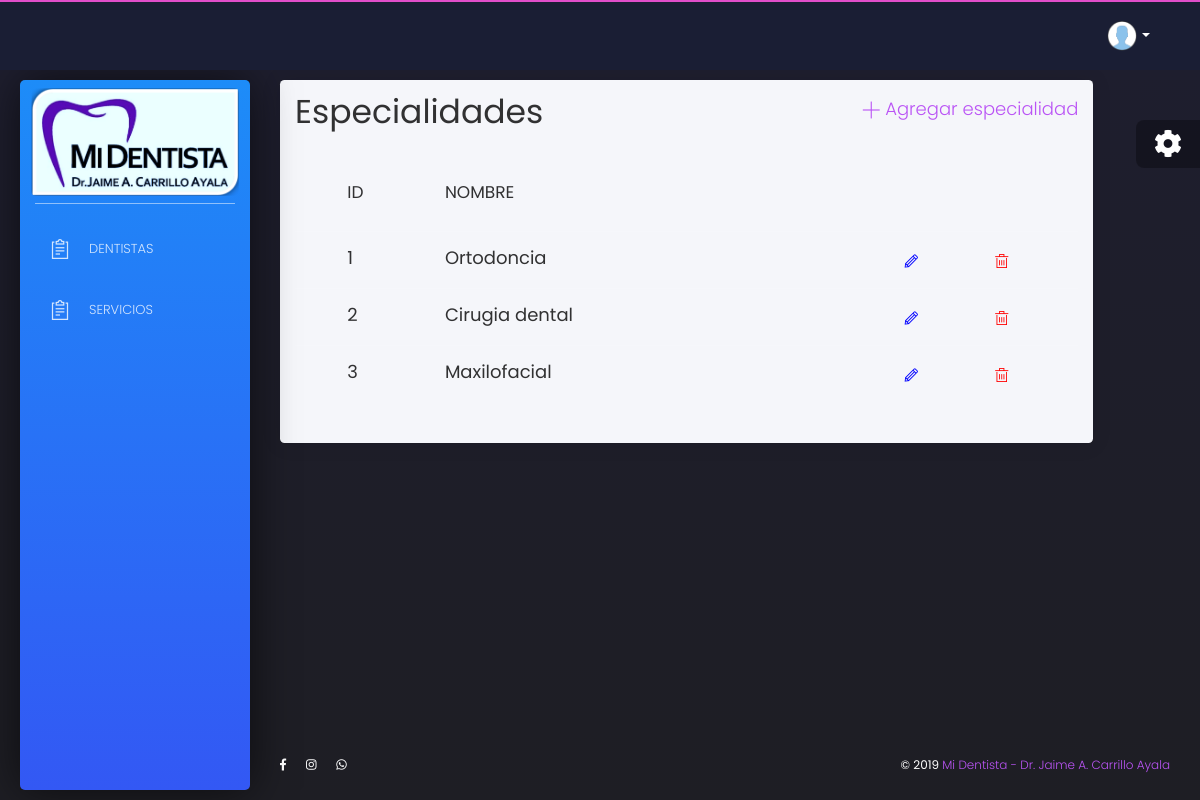
The app's page /core/especialidad with its own data.
### core/models.py (models this page shows)
class Especialidad(models.Model):
    id = models.AutoField(primary_key=True)
    nombre = models.CharField(max_length=64)

### core/views.py (the view)
# urls.py: path('especialidad', EspecialidadList.as_view(), name = 'especialidades'),
class EspecialidadList(LoginRequiredMixin, ListView):
    model = Especialidad
    template_name = 'core/especialidad_list.html'

### core/templates/core/especialidad_list.html (shortened to what this page needs)
{% extends 'core/base.html' %}
{% load static %}
{% block content %}
<div class="content">
    <div class="row">
        <div class="col-md-11">
			    <div class="card white-content">
            <div class="card-header row">
              <div class="col-md-8">
                <h1>Especialidades</h1>
              </div>
              <div class="col-md-4" align=right>
                <a href="{% url 'core:nuevaespecialidad' %}">
                  <font size=4>
                    <i class="tim-icons icon-simple-add"></i>
                    Agregar especialidad
                  </font>
                </a>
              </div>
		        </div>
				    <div class="card-body">
					    <div class="table-responsive">
                <table class="table tablesorter " id="">
                  <thead class=" text-primary">
                      <th>
                      </th>
                      <th>
                        <h4>Id</h4>
                      </th>
                      <th>
                        <h4>Nombre</h4>
                      </th>
                      <th>
                      </th>
                  </thead>
                  <tbody>
                    {% for especialidad in especialidad_list|dictsort:'id' %}
                      <tr>
                            <td>
                            </td>
                            <td >
                              <p><b><font size="4">{{especialidad.id}}</font></b></p>
                            </td>
                            <td >
                              <p><b><font size="4">{{especialidad.nombre}}</font></b></p>
                            </td>
                            <td>
                               <a href="{% url 'core:updateespecialidad' especialidad.id|slugify%}" class="nav-item">
                              <i class="tim-icons icon-pencil" style= "color:blue"></i>
                               </a>
                            </td>
                            <td>
                                <a href="{% url 'core:especialidaddelete' especialidad.id|slugify%}" >
                                  <i class="tim-icons icon-trash-simple" style= "color:red"  ></i>
                              </a>
                            </td>
							        </tr>
                    {% endfor %}
                  </tbody>
                </table>
				      </div>
			      </div>
	        </div>
	      </div>
      </div>
    </div>
{% endblock %}

### records on screen
Especialidad: id "1", nombre "Ortodoncia"
Especialidad: id "2", nombre "Cirugia dental"
Especialidad: id "3", nombre "Maxilofacial"
